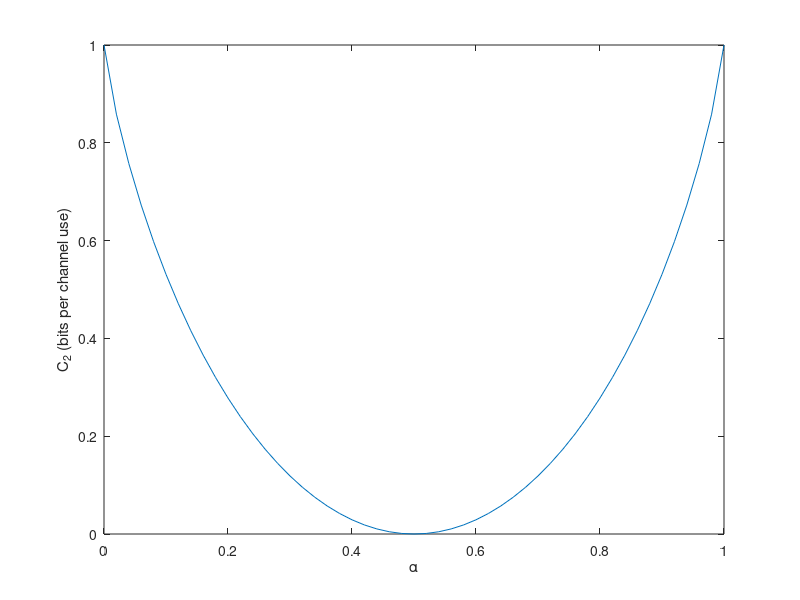

MATLAB code for this plot:
%                        The University of Queensland
%     School of Information Technology & Electrical Engineering
%		COMS4105 Communication Systems

% Plot the capacity of a binary symmetric channel
alpha = 0.02:0.02:0.98;
C = 1 + alpha .* log2(alpha) + (1-alpha) .* log2(1-alpha);
% Note that we leave out alpha = 0 & alpha = 1.  This is because as x->0,
% the mathematical limit of x log x is 0 but Matlab returns NaN for the
% logarithm operation.  Hence, we insert these limit cases separately.
plot([0, alpha, 1], [1, C, 1]);
xlabel('\alpha');
ylabel('C_2 (bits per channel use)');
